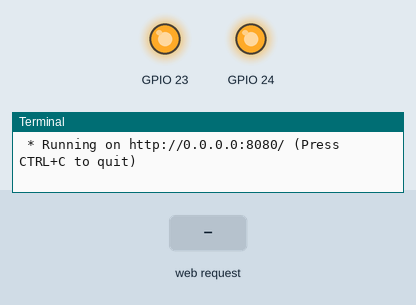
This program was run on a simulated Raspberry Pi (BCM pin numbers). Shown: output pins drawn as LEDs (lit = HIGH), the last lines printed to the terminal. The test bench sets the inputs (shaded band). The clock reads 2024-03-15 10:24:30 at power-on unless the program sets it.

Above: at 1.2 s.
1.3 s: HTTP request for /23/on received
At 2.2 s:
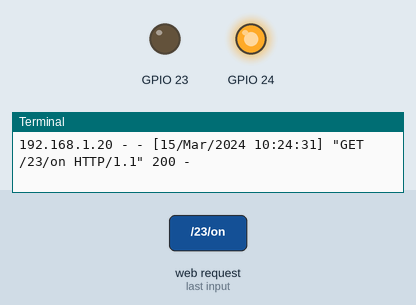
2.8 s: HTTP request for /24/on received
At 3.3 s:
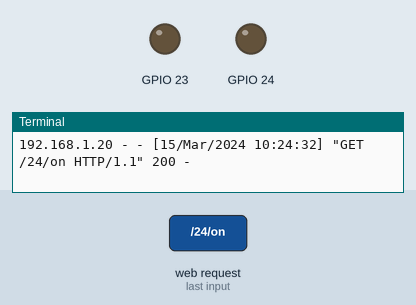
4.3 s: HTTP request for /23/off received
At 5.5 s:
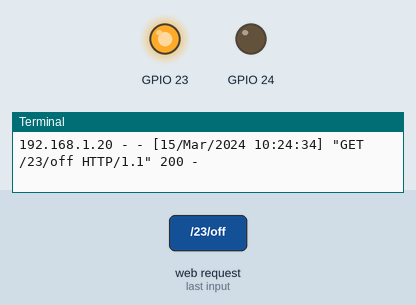
5.8 s: HTTP request for /24/off received
At 6.8 s:
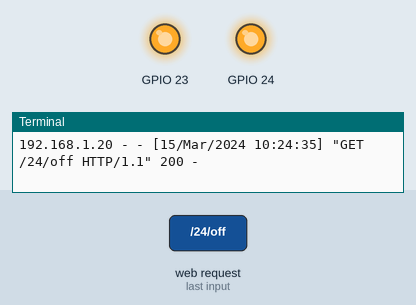
Timing chart, 0 to 8.3 s (numbered marks = the images above; inputs shaded):
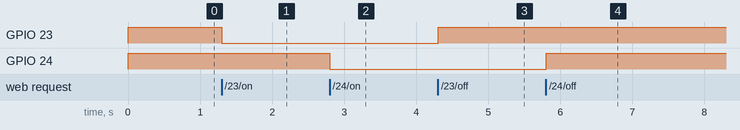

Measured:
- after the input at 1.3 s, GPIO 23: HIGH → LOW at once
- after the input at 2.8 s, GPIO 24: HIGH → LOW at once
- after the input at 4.3 s, GPIO 23: LOW → HIGH at once
- after the input at 5.8 s, GPIO 24: LOW → HIGH at once

The program:

ShopLights.py
```python
import RPi.GPIO as GPIO
import time
from flask import Flask, render_template, request
app = Flask(__name__)

GPIO.setmode(GPIO.BCM)
GPIO.setwarnings(False)
# Create a dictionary called pins to store the pin number, name, and pin state:
pins = {
   23 : {'name' : 'ShopLight0', 'state' : GPIO.HIGH},
   24 : {'name' : 'ShopLight1', 'state' : GPIO.HIGH}
   }

# Set each pin as an output and make it low:
for pin in pins:
   GPIO.setup(pin, GPIO.OUT)
   GPIO.output(pin, GPIO.HIGH)

@app.route("/")
def main():
   # For each pin, read the pin state and store it in the pins dictionary:
   for pin in pins:
      pins[pin]['state'] = GPIO.input(pin)
   # Put the pin dictionary into the template data dictionary:
   templateData = {
      'pins' : pins
      }
   # Pass the template data into the template main.html and return it to the user
   return render_template('main.html', **templateData)

# The function below is executed when someone requests a URL with the pin number and action in it:
@app.route("/<changePin>/<action>")
def action(changePin, action):
   # Convert the pin from the URL into an integer:
   changePin = int(changePin)
   # Get the device name for the pin being changed:
   deviceName = pins[changePin]['name']
   # If the action part of the URL is "on," execute the code indented below:
   if action == "on":
      # Set the pin high:
      GPIO.output(changePin, GPIO.LOW)
      # Save the status message to be passed into the template:
      message = "Turned " + deviceName + " on."
   if action == "off":
      GPIO.output(changePin, GPIO.HIGH)
      message = "Turned " + deviceName + " off."
   # For each pin, read the pin state and store it in the pins dictionary:
   for pin in pins:
      pins[pin]['state'] = GPIO.input(pin)

   # Along with the pin dictionary, put the message into the template data dictionary:
   templateData = {
      'message' : message,
      'pins' : pins
   }

   return render_template('main.html', **templateData)

if __name__ == "__main__":
   app.run(host='0.0.0.0', port=8080, debug=True)
```
